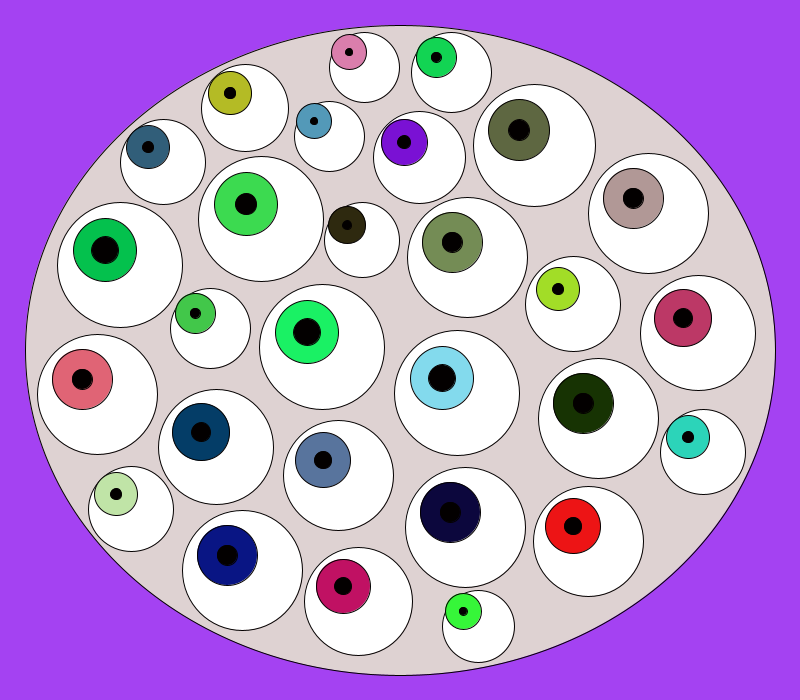
Frame 1 (no input)
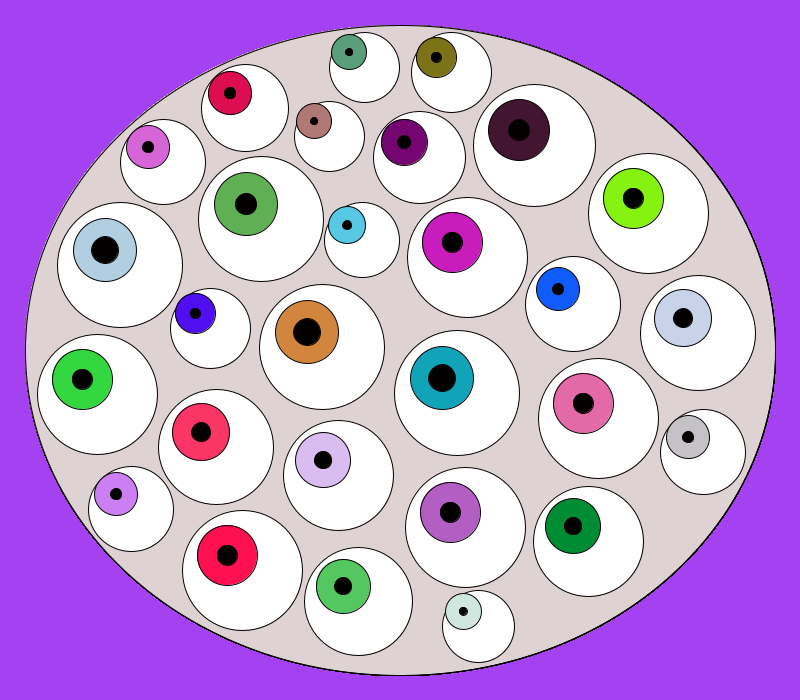
Frame 60 (the mouse pressed at the canvas centre just before this capture)
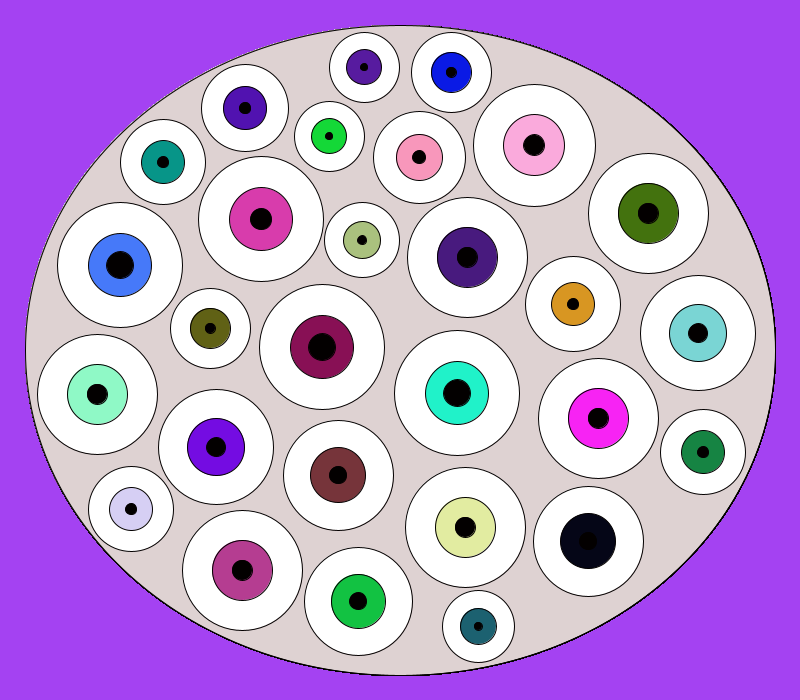
Frame 120 (the mouse held since frame 60 and released just before this capture)

The Processing sketch that drew these frames (run headless with seeded random() and noise(); from frame 60 on, the mouse is pressed at the canvas centre):

// Processing sketch: processing_105126
// ── processing_105126.pde

float x=0;
float y=0;
void setup(){
size(800,700);
background(random(255),random(255),random(255));
}

void draw(){
  x = map(mouseX, 0, width, -15, 15);
  y = map(mouseY, 0, height, -15, 15);
  println("This is the x coordinate:"+mouseX);
println("This is the y coordinate:"+mouseY);
  fill(222,210,210);
  stroke(3,0,0);
  ellipse(400,350,750,650);
  fill(255,255,255);
  ellipse(261,219,125,125);
  ellipse(467,257,120,120);
  ellipse(598,418,120,120);
  ellipse(338,475,110,110);
  ellipse(322,347,125,125);
  ellipse(216,447,115,115);
  ellipse(419,157,92,92);
  ellipse(465,527,120,120);
  ellipse(120,265,125,125);
  ellipse(210,328,80,80);
  ellipse(97,394,120,120);
  ellipse(245,108,87,87);
  ellipse(163,162,85,85);
  ellipse(242,570,120,120);
  ellipse(131,509,85,85);
  ellipse(358,601,108,108);
  ellipse(362,240,75,75);
  ellipse(648,213,120,120);
  ellipse(573,304,95,95);
  ellipse(534,145,122,122);
  ellipse(698,333,115,115);
  ellipse(588,541,110,110);
  ellipse(703,452,85,85);
  ellipse(451,72,80,80);
  ellipse(457,393,125,125);
  ellipse(329,136,70,70);
  ellipse(478,626,72,72);
  ellipse(364,67,70,70);
  
  fill(random(255),random(255),random(255));
  ellipse(261+x,219+y,62.5,62.5);
  fill(random(255),random(255),random(255));
  ellipse(467+x,257+y,60,60);
  fill(random(255),random(255),random(255));
  ellipse(598+x,418+y,60,60);
  fill(random(255),random(255),random(255));
  ellipse(338+x,475+y,55,55);
  fill(random(255),random(255),random(255));
  ellipse(322+x,347+y,62.5,62.5);
  fill(random(255),random(255),random(255));
  ellipse(216+x,447+y,57.5,57.5);
  fill(random(255),random(255),random(255));
  ellipse(419+x,157+y,46,46);
  fill(random(255),random(255),random(255));
  ellipse(465+x,527+y,60,60);
  fill(random(255),random(255),random(255));
  ellipse(120+x,265+y,62.5,62.5);
  fill(random(255),random(255),random(255));
  ellipse(210+x,328+y,40,40);
  fill(random(255),random(255),random(255));
  ellipse(97+x,394+y,60,60);
  fill(random(255),random(255),random(255));
  ellipse(245+x,108+y,43.5,43.5);
  fill(random(255),random(255),random(255));
  ellipse(163+x,162+y,42.5,42.5);
  fill(random(255),random(255),random(255));
  ellipse(242+x,570+y,60,60);
  fill(random(255),random(255),random(255));
  ellipse(131+x,509+y,42.5,42.5);
  fill(random(255),random(255),random(255));
  ellipse(358+x,601+y,54,54);
  fill(random(255),random(255),random(255));
  ellipse(362+x,240+y,37.5,37.5);
  fill(random(255),random(255),random(255));
  ellipse(648+x,213+y,60,60);
  fill(random(255),random(255),random(255));
  ellipse(573+x,304+y,42.5,42.5);
  fill(random(255),random(255),random(255));
  ellipse(534+x,145+y,61,61);
  fill(random(255),random(255),random(255));
  ellipse(698+x,333+y,57.5,57.5);
  fill(random(255),random(255),random(255));
  ellipse(588+x,541+y,55,55);
  fill(random(255),random(255),random(255));
  ellipse(703+x,452+y,42.5,42.5);
  fill(random(255),random(255),random(255));
  ellipse(451+x,72+y,40,40);
  fill(random(255),random(255),random(255));
  ellipse(457+x,393+y,62.5,62.5);
  fill(random(255),random(255),random(255));
  ellipse(329+x,136+y,35,35);
  fill(random(255),random(255),random(255));
  ellipse(478+x,626+y,36,36);
  fill(random(255),random(255),random(255));
  ellipse(364+x,67+y,35,35);
  fill(random(255),random(255),random(255));
  
  fill(3,0,0);
  ellipse(261+x,219+y,21.25,21.25);
  ellipse(467+x,257+y,20,20);
  ellipse(598+x,418+y,20,20);
  ellipse(338+x,475+y,17.5,17.5);
  ellipse(322+x,347+y,26.25,26.25);
  ellipse(216+x,447+y,18.75,18.75);
  ellipse(419+x,157+y,13,13);
  ellipse(465+x,527+y,20,20);
  ellipse(120+x,265+y,26.25,26.25);
  ellipse(210+x,328+y,10,10);
  ellipse(97+x,394+y,20,20);
  ellipse(245+x,108+y,11.75,11.75);
  ellipse(163+x,162+y,11.25,11.25);
  ellipse(242+x,570+y,20,20);
  ellipse(131+x,509+y,11.25,11.25);
  ellipse(358+x,601+y,17,17);
  ellipse(362+x,240+y,8.75,8.75);
  ellipse(648+x,213+y,20,20);
  ellipse(573+x,304+y,11.25,11.25);
  ellipse(534+x,145+y,20.25,20.25);
  ellipse(698+x,333+y,18.75,18.75);
  ellipse(588+x,541+y,17.5,17.5);
  ellipse(703+x,452+y,11.25,11.25);
  ellipse(451+x,72+y,10,10);
  ellipse(457+x,393+y,26.25,26.25);
  ellipse(329+x,136+y,7.5,7.5);
  ellipse(478+x,626+y,8,8);
  ellipse(364+x,67+y,7.5,7.5);
}
